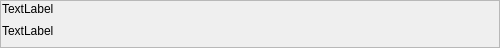
<?xml version="1.0" encoding="UTF-8"?>
<ui version="4.0">
 <class>MessageNotification</class>
 <widget class="Notification" name="MessageNotification">
  <property name="geometry">
   <rect>
    <x>0</x>
    <y>0</y>
    <width>500</width>
    <height>48</height>
   </rect>
  </property>
  <property name="sizePolicy">
   <sizepolicy hsizetype="Expanding" vsizetype="Maximum">
    <horstretch>0</horstretch>
    <verstretch>0</verstretch>
   </sizepolicy>
  </property>
  <property name="minimumSize">
   <size>
    <width>500</width>
    <height>0</height>
   </size>
  </property>
  <property name="windowTitle">
   <string>MessageNotification</string>
  </property>
  <layout class="QVBoxLayout" name="verticalLayout">
   <property name="spacing">
    <number>0</number>
   </property>
   <property name="leftMargin">
    <number>0</number>
   </property>
   <property name="topMargin">
    <number>0</number>
   </property>
   <property name="rightMargin">
    <number>0</number>
   </property>
   <property name="bottomMargin">
    <number>0</number>
   </property>
   <item>
    <widget class="QFrame" name="frame">
     <property name="frameShape">
      <enum>QFrame::StyledPanel</enum>
     </property>
     <property name="frameShadow">
      <enum>QFrame::Raised</enum>
     </property>
     <layout class="QVBoxLayout" name="verticalLayout_2">
      <property name="spacing">
       <number>0</number>
      </property>
      <property name="leftMargin">
       <number>1</number>
      </property>
      <property name="topMargin">
       <number>1</number>
      </property>
      <property name="rightMargin">
       <number>1</number>
      </property>
      <property name="bottomMargin">
       <number>1</number>
      </property>
      <item>
       <widget class="QLabel" name="lblType">
        <property name="sizePolicy">
         <sizepolicy hsizetype="Fixed" vsizetype="Fixed">
          <horstretch>0</horstretch>
          <verstretch>0</verstretch>
         </sizepolicy>
        </property>
        <property name="text">
         <string>TextLabel</string>
        </property>
       </widget>
      </item>
      <item>
       <widget class="QLabel" name="label">
        <property name="sizePolicy">
         <sizepolicy hsizetype="Preferred" vsizetype="Preferred">
          <horstretch>0</horstretch>
          <verstretch>0</verstretch>
         </sizepolicy>
        </property>
        <property name="text">
         <string>TextLabel</string>
        </property>
        <property name="wordWrap">
         <bool>true</bool>
        </property>
       </widget>
      </item>
     </layout>
    </widget>
   </item>
  </layout>
 </widget>
 <customwidgets>
  <customwidget>
   <class>Notification</class>
   <extends>QWidget</extends>
   <header>ui/notifications/Notification.hpp</header>
   <container>1</container>
  </customwidget>
 </customwidgets>
 <resources/>
 <connections/>
</ui>
